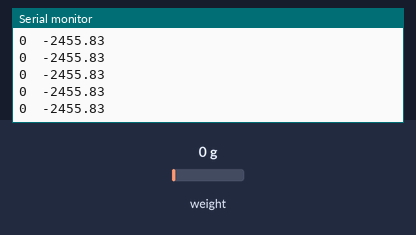
Bench run of a sketch on a simulated Arduino Uno, built with avr-gcc and run on an emulated ATmega328P. On the bench: the last lines printed to the serial monitor. The test bench sets the inputs (shaded band); at power-on: weight on the scale 0 g.

Above: at 2.2 s.
2.3 s: weight on the scale set to 100 g
At 2.42 s:
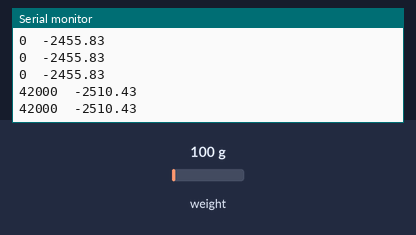
3.8 s: weight on the scale set to 1250 g
At 3.83 s:
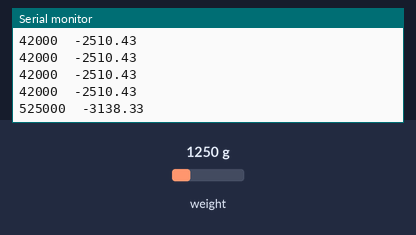
Timing chart, 0 to 6.8 s (numbered marks = the images above; inputs shaded):
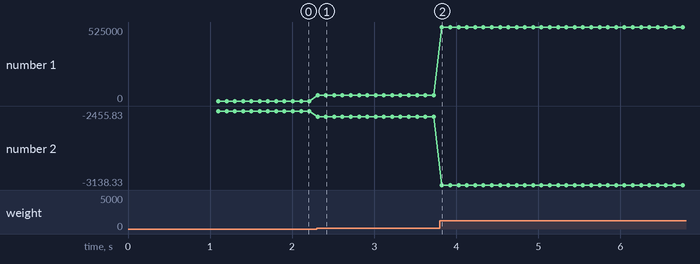

The sketch:

raw_reader.ino
```cpp
#include "HX711.h"

const int LOADCELL_DOUT_PIN = 2;
const int LOADCELL_SCK_PIN  = 3;

HX711 scale;

// calibration constants
const float m = -0.0013;
const float b = -4237.73 + 1527 + 247.4 + 7.5;

void setup() {
  Serial.begin(230400);
  scale.begin(LOADCELL_DOUT_PIN, LOADCELL_SCK_PIN);
  scale.set_gain(128);
  scale.tare();
}

void loop() {
  if (scale.is_ready()) {
    long reading = scale.read();
    float grams = m * reading + b;

    Serial.print(reading);
    Serial.print('\t');
    Serial.println(grams, 2);
  }
}
```

Measured:
- after the input at 2.3 s, the serial monitor: prints a new line at once (image 1)
- after the input at 3.8 s, the serial monitor: prints a new line at once (image 2)
- plotted number 1: 0 → 42000 after the input at 2.3 s, 42000 → 525000 after the input at 3.8 s
- plotted number 2: -2455.83 → -2510.43 after the input at 2.3 s, -2510.43 → -3138.33 after the input at 3.8 s
